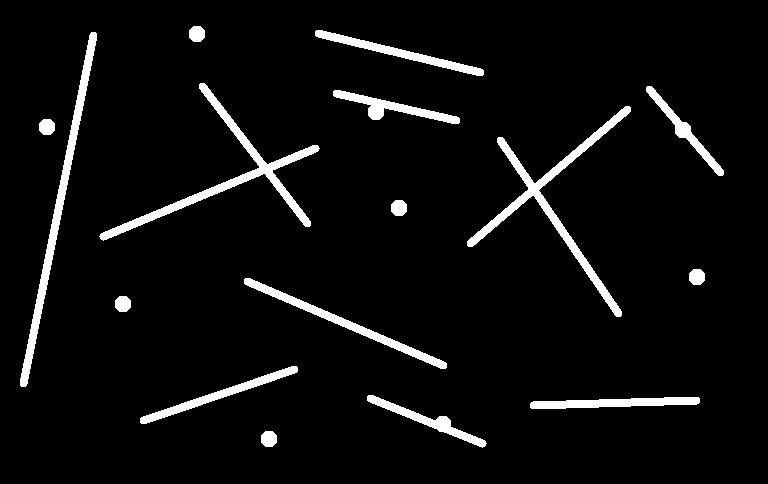
%> input picture Unidad5/circulos_lineas.png, 768 x 484 px
$ octave P5_Ejercicio3.m   (GNU Octave 9; MATLAB toolbox functions it lacks are replaced by stand-ins)
%> lines starting %> are read from the running program, lines starting %| are printed output that depends on the picture; in (x1, y1, x2, y2) boxes, pixels count from 0 and x2, y2 are one past the last pixel; in counts of white or black regions, pixels touching at a corner belong together; the program's own positions count from 1
clc; clear all; close all;
%%Practica 5: Procesamiento morfologico
%%Ejercicio 3 : Genere una imagen binaria compuesta por lineas (de distinta
%%orientacion) y circulos de color blanco sobre un fondo negro. Aplique una
%%operacion morfologica apropiada para separar los curculos de las lineas

%usare imagen ya hecha
%Op Morf : Apertura y Cierre
I = imread('circulos_lineas.png'); %Imagen BW
%> I is the input picture: size 484x768x3 uint8; 5.4% white; 16 white regions, largest, box (x1, y1, x2, y2) and area: (467, 106, 631, 317) 3348, (99, 83, 320, 241) 3246, (20, 32, 97, 387) 2873
figure;imshow(I);title('Imagen original')
%imtool(I) %Me sirve para medir!
%Obs: diametro circulos: 16 px, espesor de las lineas 8-10 px
I=im2double(rgb2gray(I));
se=strel('disk',8); %radio : 8 ; diametro 16
Id = imopen(I,se); %elimina los objetos mas chicos que el SE
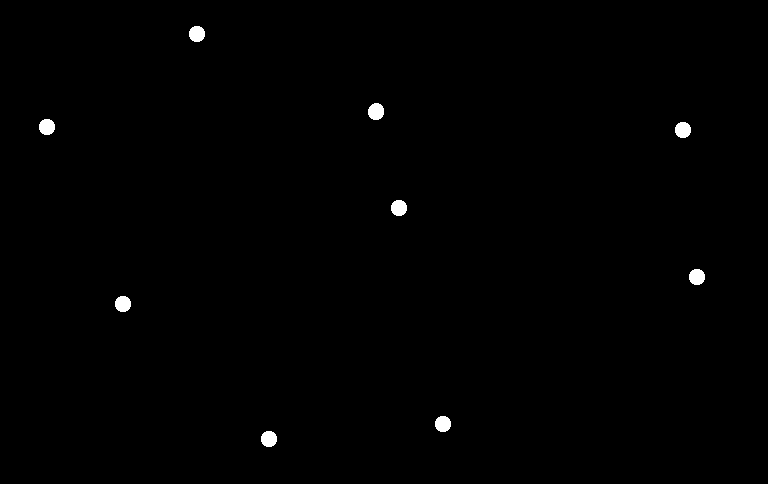
%> Id: size 484x768 double; values 0 (black) and 1 (white), 0.51% white; 9 white regions
%figure;imshow(Id);title('Imagen sin lineas')

%contar circulos
[L,n]=bwlabel(Id); % a cada objeto le da un nro
%> L: size 484x768 double; 10 distinct labels, from 0 to 9
%> n = 9
s=regionprops(L,'all'); %propiedades de los objetos detectados
%> s = 9 regions; largest, box (x1, y1, x2, y2), Area, Centroid, MajorAxisLength, MinorAxisLength and Eccentricity: (368, 103, 384, 120) 219 [376.6 112.1] 17.28 16.2 0.348, (39, 119, 55, 135) 208 [47.5 127.5] 16.3 16.3 0, (115, 296, 131, 312) 208 [123.5 304.5] 16.3 16.3 0
areas=cat(1,s.Area); %me muestra en un vector todas las areas de los circulos
%> areas = [208; 208; 208; 208; 219; 208; 208; 208; 208]
A=label2rgb(L);%le da un color diferente a cada objeto
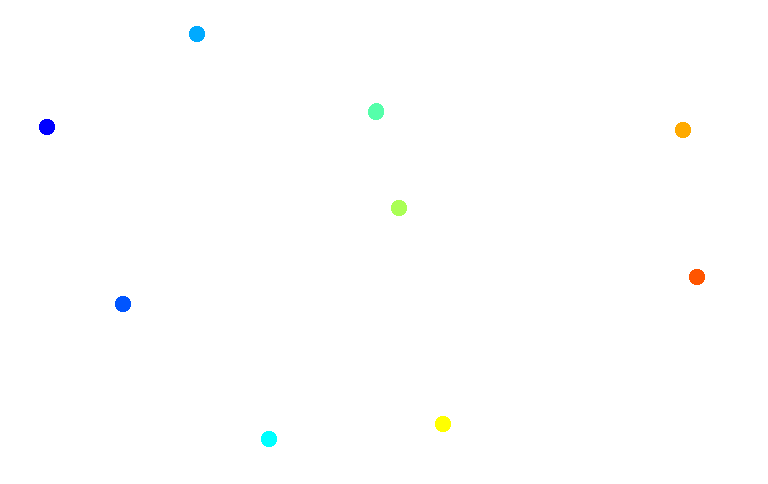
%> A: size 484x768x3 uint8; mean R, G, B 254.3, 254.6, 254.4

figure
subplot(131);imshow(I);title('Imagen original')
subplot(132);imshow(Id);title('Imagen con apertura')
subplot(133);imshow(I-Id);title('Imagen con apertura - Imagen original')
%> after `imshow(I-Id)`:
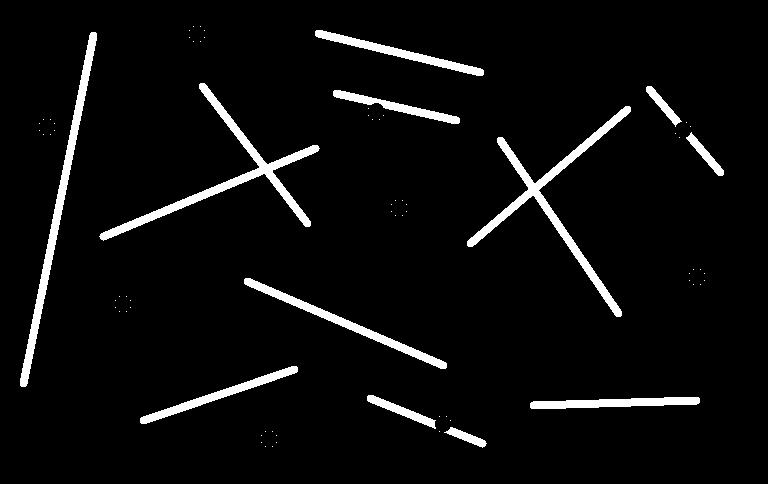
%> displayed picture: size 484x768, on the screen's scale of 0 to 255; 4.8% white; 73 white regions (61 under 20 px), largest, box (x1, y1, x2, y2) and area: (467, 106, 631, 317) 3348, (99, 83, 320, 241) 3246, (20, 32, 97, 387) 2873

figure;imshow(L);
figure;imshow(A);
